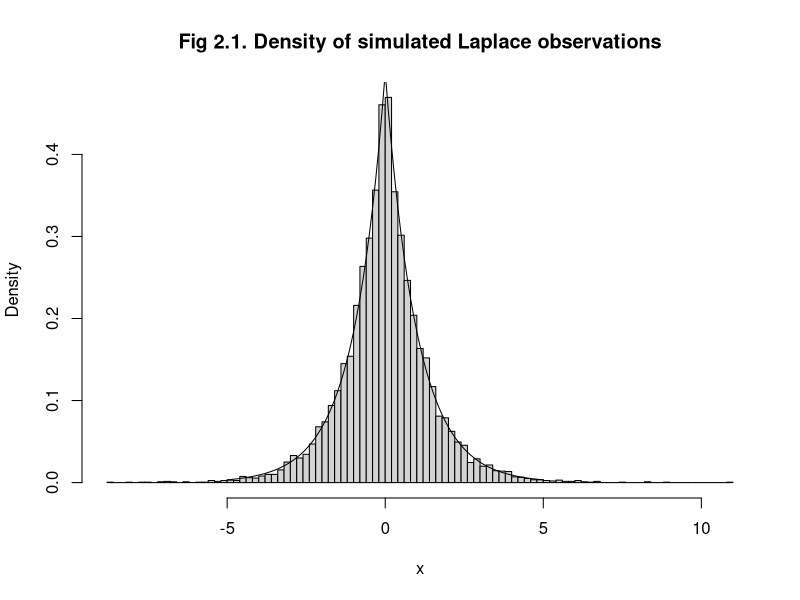
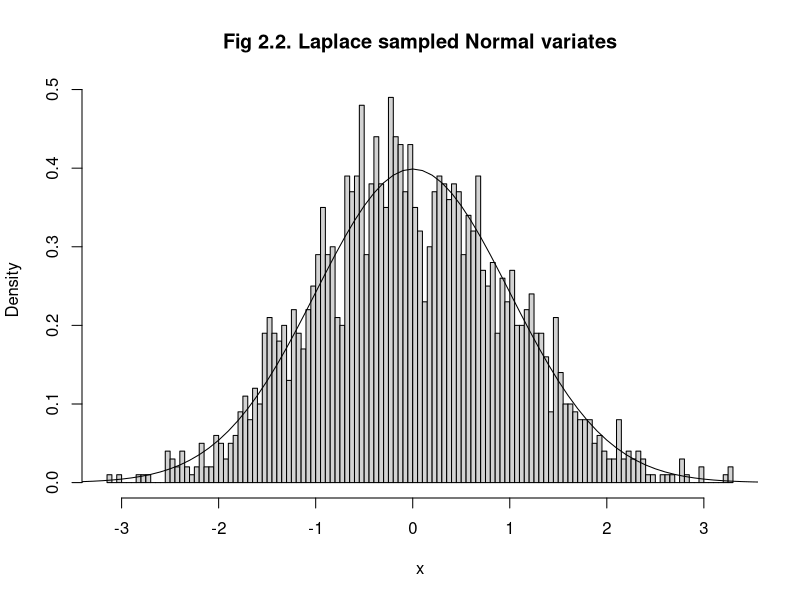

The R script that drew these images, in order:
## ---- chunk 1
# Generate laplace variates using Inverse Distribution Function (IDF)
rlaplace <- function(n=1, location=0, scale=1){
  # Generate n observations from U(0,1)
  u <- runif(n)
  
  # Calculate (and return) corresponding IDF values
  location - scale*sign(u - 0.5)*log(1-2*abs(u-0.5))
}
## ---- chunk 2
# Laplace density function for use in the histogram below 
dlaplace <- function(x, location, scale){
  (scale / 2) * exp(-scale*abs(x-location))
}

# Plot a histogram of 10^4 Laplace observations
set.seed(03737693)
hist(rlaplace(10000, 0, 1), breaks = 100, freq = F,
     main = "Fig 2.1. Density of simulated Laplace observations",
     xlab = "x")

# Add true Laplace density curve
points(x = seq(-5, 5, 0.1),
       y = dlaplace(seq(-5, 5, 0.1), 0, 1),
       type = "l")
## ---- chunk 3
# Our derived optimal a
a <- sqrt(pi/2) * exp(-1/2)

# Generate standard normal variates using rejection sampling
rnorm_rejection <- function(n=1){ #mean=0, sd=1
  output_vector <- c()
  
  # Keep track of total number of attempts
  n_tries <- 0
  
  # Run the algorithm once for every n desired values
  for (i in 1:n){
    # Repeat the sampling procedure until a value is accepted
    repeat{
      n_tries <- n_tries + 1
      u <- runif(1, 0, 1)
      Y <- rlaplace(1, 0, 1)
      ratio <- dnorm(Y) / (dlaplace(Y, 0, 1) / a)
      if(u <= ratio){output_vector <- c(output_vector, Y);break}
    }
  }
  cat("The average rejection rate:", (n_tries-n)/n_tries, "\n")
  return(output_vector)
}
## ---- chunk 4
# Plot a histogram of simulated Normal variates
set.seed(9432719)
hist(rnorm_rejection(2000), breaks=100, freq = F,
     main = "Fig 2.2. Laplace sampled Normal variates",
     xlab = "x")

# Add true standard normal density curve
points(x = seq(-5, 5, 0.1), y = dnorm(seq(-5, 5, 0.1), 0, 1), type = "l")
